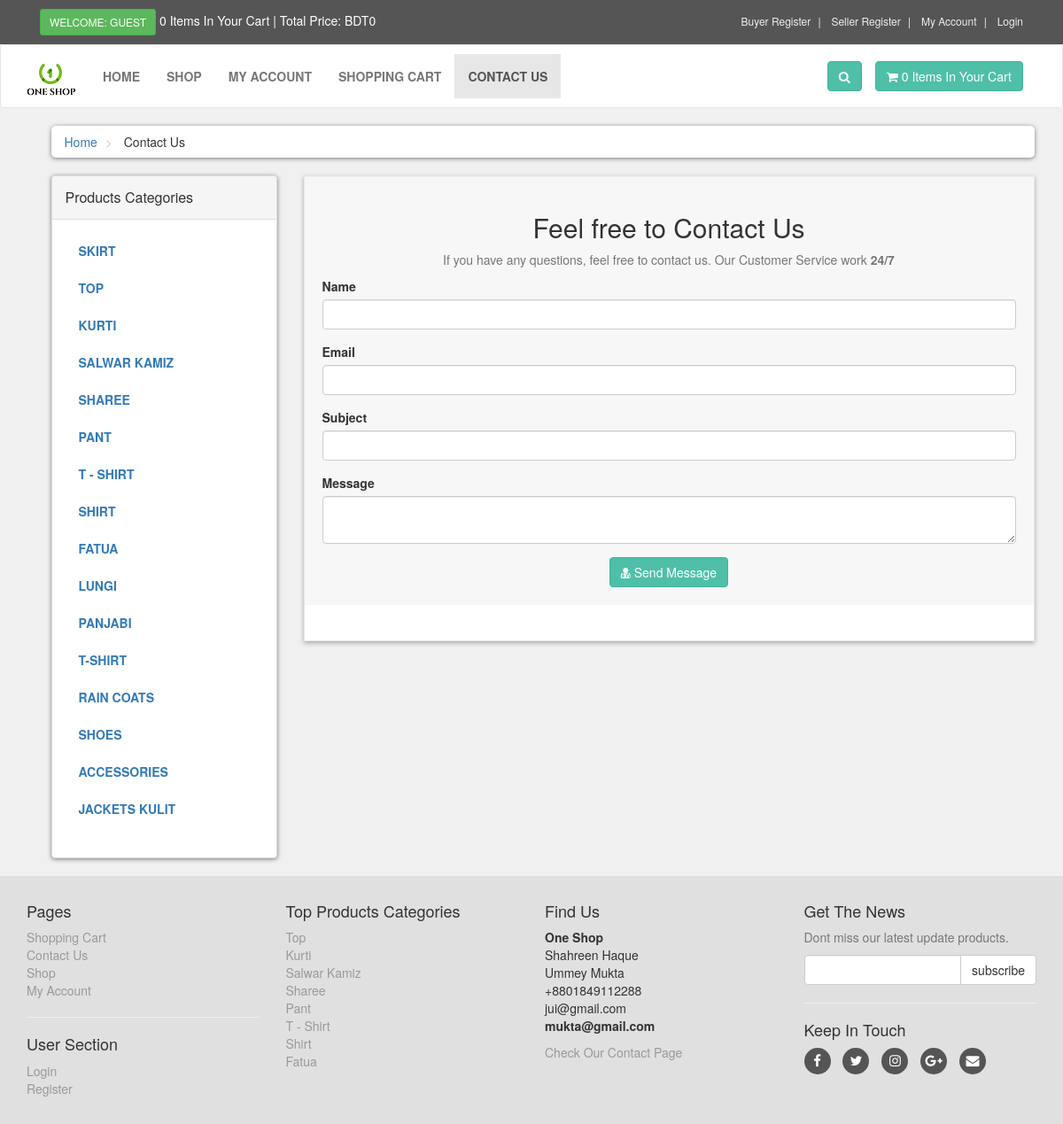
The app's page /contact.php, older data.
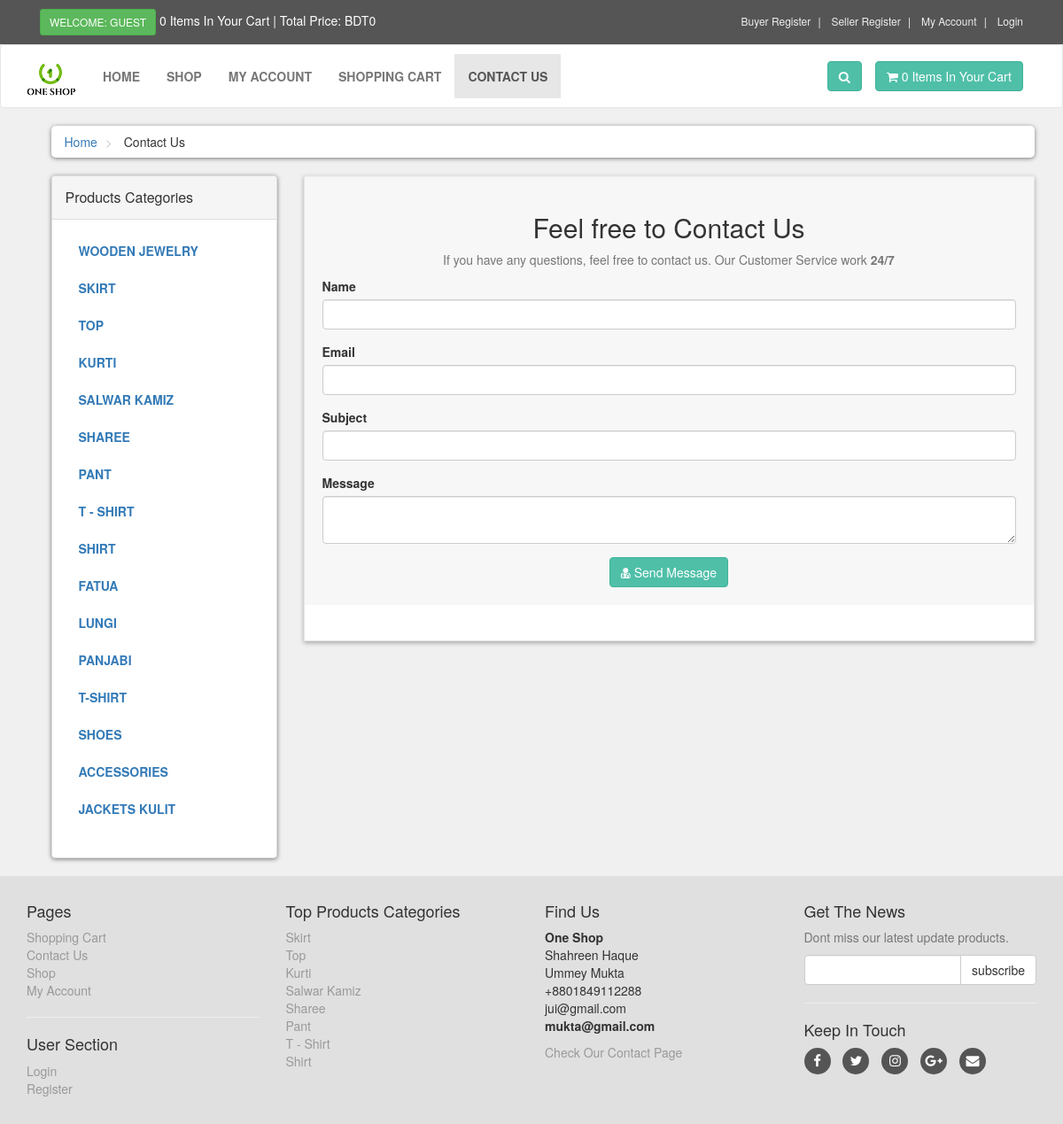
The same page, newer data.
### tables this page shows
CREATE TABLE `product_categories` (
  `p_cat_id` int(10) NOT NULL,
  `p_cat_title` text NOT NULL,
  `categories` varchar(200) NOT NULL,
  `seller` int(111) NOT NULL
);

### functions/functions.php (the view, shortened to what this page needs)
<?php
$db = mysqli_connect("localhost","root","","ecom_store");
function getRealIpUser(){
    switch(true){
            default : return $_SERVER['REMOTE_ADDR'];
    }
}
function getPCats(){
    global $db;
    if(isset($_GET['seller_id'])){
		$seller_id = $_GET['seller_id'];
    $get_p_cats = "select * from product_categories";
    }else{
		$get_p_cats = "select * from product_categories order by 1 DESC";
	}
    $run_p_cats = mysqli_query($db,$get_p_cats);
    while($row_p_cats=mysqli_fetch_array($run_p_cats)){
        $p_cat_id = $row_p_cats['p_cat_id'];
        $p_cat_title = $row_p_cats['p_cat_title'];
        echo "
            <li>
                <a href='shop.php?p_cat=$p_cat_id'> $p_cat_title </a>
            </li>
        ";
    }
}
function items(){
    global $db;
    $ip_add = getRealIpUser();
    $get_items = "select * from cart where ip_add='$ip_add'";
    $run_items = mysqli_query($db,$get_items);
    $count_items = mysqli_num_rows($run_items);
    echo $count_items;
}
function total_price(){
    $total = 0;
    echo "BDT" . $total;
}
?>

### includes/footer.php (shortened to what this page needs)
<div id="footer">
    <div class="container">
        <div class="row">
            <div class="col-sm-6 col-md-3">
               <h4>Pages</h4>
                <ul>
                    <li><a href="cart.php">Shopping Cart</a></li>
                    <li><a href="contact.php">Contact Us</a></li>
                    <li><a href="shop.php">Shop</a></li>
                    <li><a href="customer/my_account.php">My Account</a></li>
                </ul>
                <hr>
                <h4>User Section</h4>
                <ul>
                           <?php
                           if(!isset($_SESSION['customer_email'])){
                               echo"<a href='checkout.php'>Login</a>";
                           }else{
                              echo"<a href='customer/my_account.php?my_orders'>My Account</a>";
                           }
                           ?>
                    <li><a href="customer_register.php">Register</a></li>
                </ul>
            </div>
            <div class="com-sm-6 col-md-3">
                <h4>Top Products Categories</h4>
                <ul>
                    <?php
                        $get_p_cats = "select * from product_categories order by 1 DESC LIMIT 1,8";
                        $run_p_cats = mysqli_query($con,$get_p_cats);
                        while($row_p_cats=mysqli_fetch_array($run_p_cats)){
                            $p_cat_id = $row_p_cats['p_cat_id'];
                            $p_cat_title = $row_p_cats['p_cat_title'];
                            echo "
                                <li>
                                    <a href='shop.php?p_cat=$p_cat_id'>
                                        $p_cat_title
                                    </a>
                                </li>
                            ";
                        }
                    ?>
                </ul>
            </div>
            <div class="col-sm-6 col-md-3">
                <h4>Find Us</h4>
                <p>
                    <strong>One Shop</strong>
                    <br/>Shahreen Haque
                    <br/>Ummey Mukta
                    <br/>+8801849112288
                    <br/>jui@gmail.com
                    <br/><strong>mukta@gmail.com</strong>
                </p>
                <a href="contact.php">Check Our Contact Page</a>
            </div>
            <div class="col-sm-6 col-md-3">
                <h4>Get The News</h4>
                <p class="text-muted">
                    Dont miss our latest update products.
                </p>
                <form action="#" method="post" target="popupwindow" onsubmit="window.open('#', 'popupwindow', 'scrollbars=yes,width=550,height=520');return true" method="post">
                    <div class="input-group">
                        <input type="text" class="form-control" name="email">
                        <span class="input-group-btn">
                            <input type="submit" value="subscribe" class="btn btn-default">
                        </span>
                    </div>
                </form>
                <hr>
                <h4>Keep In Touch</h4>
                <p class="social">
                    <a href="#" class="fa fa-facebook"></a>
                    <a href="#" class="fa fa-twitter"></a>
                    <a href="#" class="fa fa-instagram"></a>
                    <a href="#" class="fa fa-google-plus"></a>
                    <a href="#" class="fa fa-envelope"></a>
                </p>
            </div>
        </div>
    </div>
</div>

Row changes from the older to the newer data that the page shows:
no longer on one of the page's lists (row edited): product_categories: p_cat_title "Fatua"
removed product_categories: p_cat_title "RAIN COATS", shown under "Products Categories"
added product_categories: p_cat_title "WOODEN JEWELRY", shown under "Products Categories"
now on one of the page's lists (row edited): product_categories: p_cat_title "Skirt"
